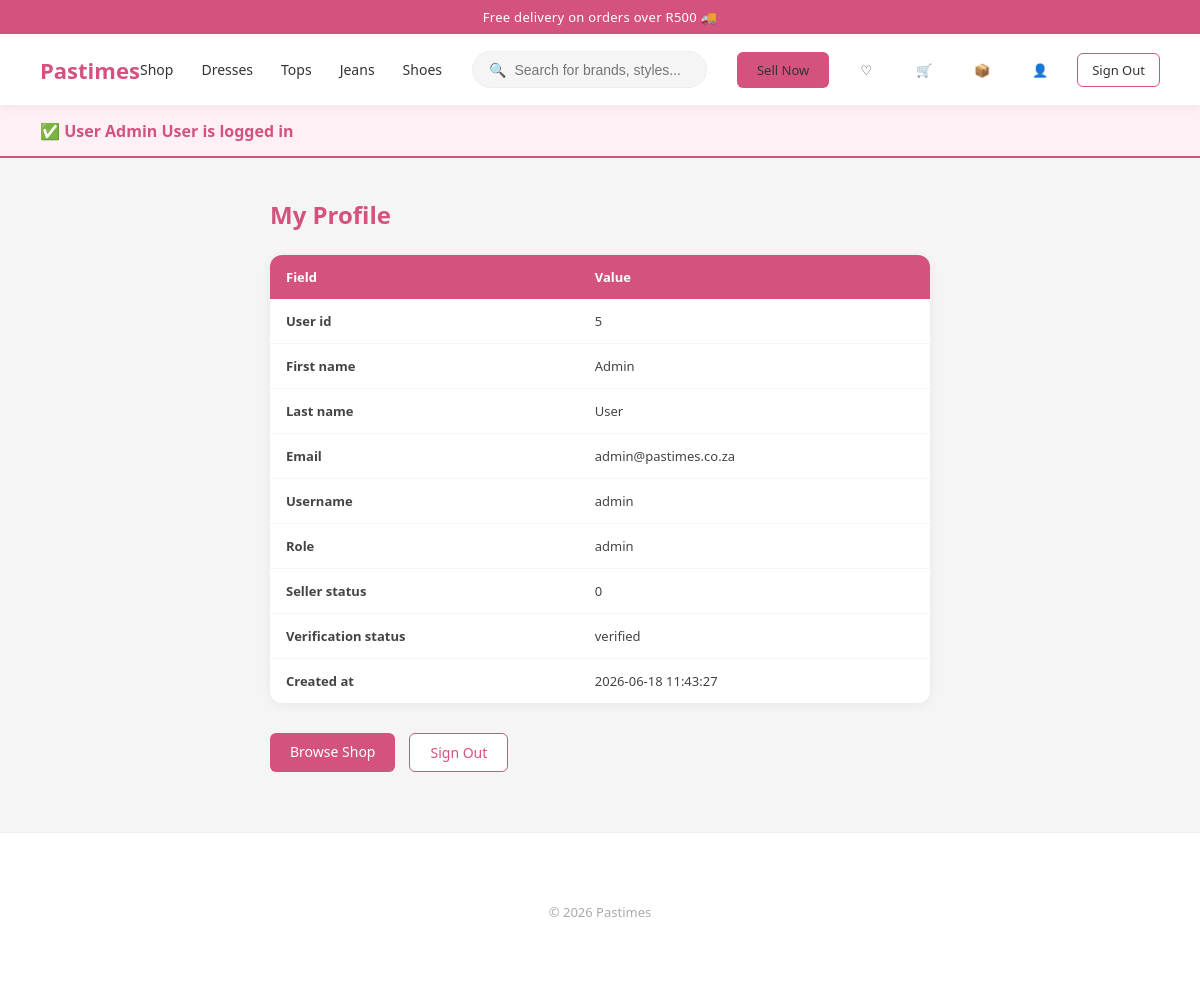
Screenshot of /profile.php (signed in) with the database file from the repository.
### tables this page shows
CREATE TABLE `tbluser` (
  `user_id` int(11) NOT NULL,
  `first_name` varchar(100) NOT NULL,
  `last_name` varchar(100) NOT NULL,
  `email` varchar(100) NOT NULL,
  `username` varchar(50) NOT NULL,
  `password` varchar(255) NOT NULL,
  `role` varchar(20) DEFAULT 'buyer',
  `seller_status` tinyint(1) DEFAULT 0,
  `verification_status` varchar(20) DEFAULT 'pending',
  `created_at` datetime DEFAULT current_timestamp()
);

### profile.php (the view, shortened to what this page needs)
<?php
$conn = mysqli_connect("localhost", "root", "", "ClothingStore");
$uid    = $_SESSION['user_id'];
$sql    = "SELECT * FROM tblUser WHERE user_id=$uid";
$result = mysqli_query($conn, $sql);
$user   = mysqli_fetch_assoc($result);
?>
<!DOCTYPE html>
<html lang="en">
<head>
    <link rel="stylesheet" href="assets/style.css">
</head>
<body>
<div class="announcement-bar">Free delivery on orders over R500 🚚</div>
<nav class="navbar">
    <a href="index.php" class="logo">Pastimes</a>
    <div class="nav-links">
        <a href="shop.php">Shop</a>
        <a href="shop.php">Dresses</a>
        <a href="shop.php">Tops</a>
        <a href="shop.php">Jeans</a>
        <a href="shop.php">Shoes</a>
    </div>
    <div class="search-bar">
        <span>🔍</span>
        <input type="text" placeholder="Search for brands, styles...">
    </div>
    <div class="nav-right">
        <a href="seller.php" class="btn btn-pink">Sell Now</a>
        <a href="shop.php" class="nav-icon" title="Wishlist">♡</a>
        <a href="cart.php" class="nav-icon" title="Cart">🛒</a>
        <a href="orders.php" class="nav-icon" title="My Orders">📦</a>
        <?php if(isset($_SESSION['username'])): ?>
            <a href="profile.php" class="nav-icon" title="My Profile">👤</a>
            <a href="logout.php" class="btn btn-outline" style="font-size:13px; padding:7px 14px;">Sign Out</a>
        <?php else: ?>
            <a href="login.php" class="nav-icon" title="Login">👤</a>
        <?php endif; ?>
    </div>
</nav>
<div style="background:#fff0f5; border-bottom:2px solid #d4537e; padding:14px 40px;">
    <p style="color:#d4537e; font-weight:bold; font-size:16px; margin:0;">
        ✅ User <?php echo $user['first_name'] . " " . $user['last_name']; ?> is logged in
    </p>
</div>
<div style="max-width:700px; margin:40px auto; padding:0 20px;">
    <h2 style="color:#d4537e; margin-bottom:24px;">My Profile</h2>
    <table class="data-table">
        <tr>
            <th>Field</th>
            <th>Value</th>
        </tr>
        <?php foreach($user as $key => $value): ?>
            <?php if($key == 'password') continue;  ?>
            <tr>
                <td><strong><?php echo ucfirst(str_replace('_', ' ', $key)); ?></strong></td>
                <td><?php echo $value; ?></td>
            </tr>
        <?php endforeach; ?>
    </table>
    <div style="margin-top:30px; display:flex; gap:14px;">
        <a href="index.php" class="btn btn-pink">Browse Shop</a>
        <a href="logout.php" class="btn btn-outline">Sign Out</a>
    </div>
</div>
<footer>
    <p style="text-align:center; padding:30px; color:#aaa; font-size:13px;">
        © 2026 Pastimes
    </p>
</footer>
</body>
</html>

### assets/style.css (style rules this page uses)
* { margin: 0; padding: 0; box-sizing: border-box; }
body { font-family: 'Segoe UI', Arial, sans-serif; background-color: #f5f5f5; color: #333; }
.announcement-bar { background-color: #d4537e; color: #fff; text-align: center; padding: 8px; font-size: 13px; font-weight: 500; letter-spacing: 0.3px; }
.navbar { background-color: #fff; border-bottom: 1px solid #eee; padding: 0 40px; display: flex; align-items: center; justify-content: space-between; height: 72px; position: sticky; top: 0; z-index: 100; box-shadow: 0 2px 8px rgba(0,0,0,0.06); }
.navbar .logo { font-size: 22px; font-weight: 700; color: #d4537e; text-decoration: none; min-width: 100px; }
.navbar .nav-links { display: flex; align-items: center; gap: 28px; }
.navbar .nav-links a { color: #333; text-decoration: none; font-size: 14px; font-weight: 500; }
.search-bar { display: flex; align-items: center; background: #f5f5f5; border: 1px solid #eee; border-radius: 24px; padding: 8px 16px; gap: 8px; flex: 1; max-width: 340px; margin: 0 30px; }
.search-bar input { border: none; background: transparent; outline: none; font-size: 14px; width: 100%; color: #333; }
.search-bar span { color: #aaa; font-size: 14px; }
.nav-right { display: flex; align-items: center; gap: 16px; }
.nav-right a { color: #333; text-decoration: none; font-size: 13px; }
.nav-icon { width: 42px; height: 42px; display: flex; align-items: center; justify-content: center; border-radius: 50%; cursor: pointer; font-size: 22px; color: #333; text-decoration: none; position: relative; transition: background 0.2s; }
.nav-icon::after { content: attr(title); position: absolute; bottom: -28px; left: 50%; transform: translateX(-50%); background: #333; color: #fff; font-size: 11px; padding: 4px 8px; border-radius: 4px; white-space: nowrap; opacity: 0; pointer-events: none; transition: opacity 0.2s; }
.btn { display: inline-block; padding: 9px 20px; border-radius: 6px; font-size: 14px; cursor: pointer; border: none; text-decoration: none; font-weight: 500; }
.btn-pink { background-color: #d4537e; color: #fff; }
.btn-outline { background-color: #fff; color: #d4537e; border: 1.5px solid #d4537e; }
.data-table { width: 100%; border-collapse: collapse; background: #fff; border-radius: 12px; overflow: hidden; box-shadow: 0 2px 12px rgba(0,0,0,0.06); }
.data-table th { background: #d4537e; color: #fff; padding: 13px 16px; text-align: left; font-size: 13px; font-weight: 600; }
.data-table td { padding: 13px 16px; border-bottom: 1px solid #f5f5f5; font-size: 13px; color: #444; }
.data-table tr:last-child td { border-bottom: none; }
footer { background: #fff; border-top: 1px solid #f0f0f0; padding: 40px; margin-top: 60px; }

### rows the page displays
tbluser: first_name "Admin", last_name "User", user_id "5", email "admin@pastimes.co.za", username "admin", role "admin", seller_status "0", verification_status "verified", created_at "2026-06-18 11:43:27"

### other values shown
str_replace('_', ' ', $key) "User id"
str_replace('_', ' ', $key) "First name"
str_replace('_', ' ', $key) "Last name"
str_replace('_', ' ', $key) "Email"
str_replace('_', ' ', $key) "Username"
str_replace('_', ' ', $key) "Role"
str_replace('_', ' ', $key) "Seller status"
str_replace('_', ' ', $key) "Verification status"
str_replace('_', ' ', $key) "Created at"
